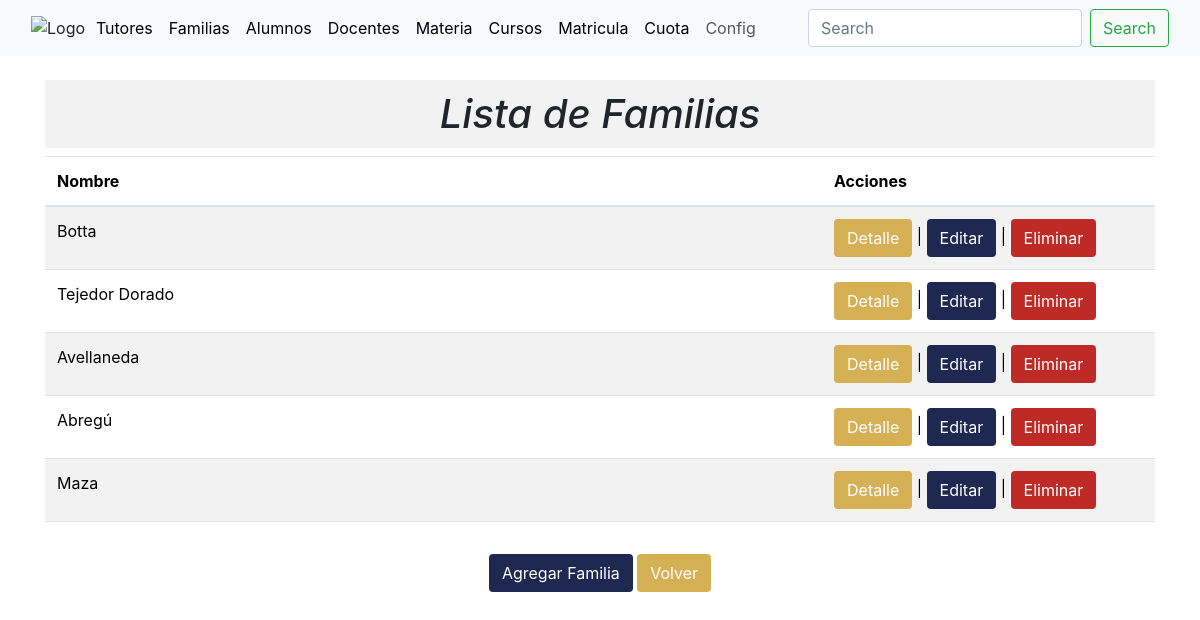
Page /familia_list (signed in) on the earlier database version.
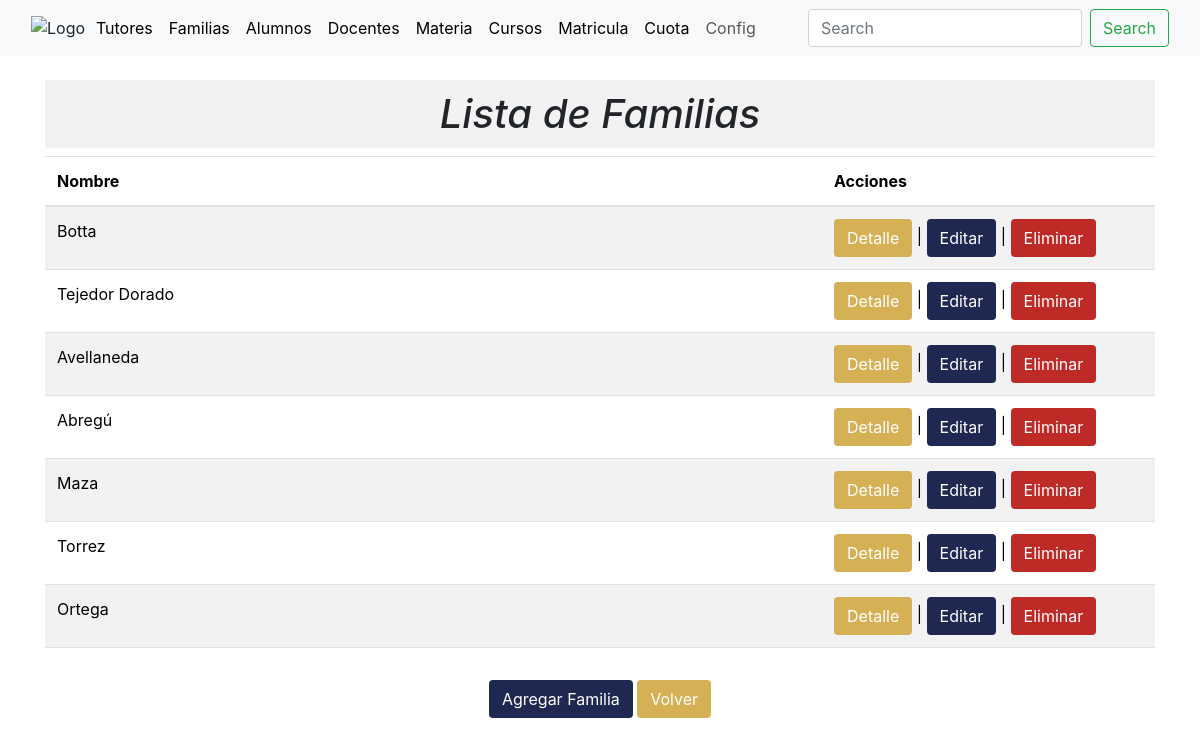
Same page on the later database version.
### academico/models.py (models this page shows, shortened)
class Familia(models.Model):
    Tutores = models.ManyToManyField(Tutores,blank=False)
    Nombre_Familia = models.CharField(max_length=255, default=None)
    class Meta:
        db_table = 'familias'
        verbose_name = 'familia'
        verbose_name_plural = 'familias'

### academico/views.py (the view)
# urls.py: path('familia_list', views.familia_list, name='familia_list'),
@login_required
def familia_list(request):
    familias = Familia.objects.all()
    tutores = Tutores.objects.all()
    form = FamiliaForm()
    context = {'familias': familias,
               'tutores': tutores,
               'form': form}
    return render(request, 'familia_list.html', context)

### academico/forms.py
class FamiliaForm(forms.ModelForm):
    class Meta:
        model = Familia
        fields = ['Nombre_Familia']
        widgets = {
            'Nombre_Familia': forms.TextInput(attrs={'class': 'form-control'}),
        }
    def __init__(self, *args, **kwargs):
        super().__init__(*args, **kwargs)
        self.fields['Nombre_Familia'].required = False

### academico/models.py (called while the page is built)
    def __str__(self):
        return '%s %s '%(self.Nombre,self.Apellido)

### academico/templates/familia_list.html (shortened to what this page needs)
{% extends "base.html" %}
{%block content%}
<main>
  <div class="container mt-4">
    <div class="row justify-content-center">
      <div class="col-md-12 text-center">
        <h1 style="font-style: italic; background-color: #f2f2f2; padding: 10px;">Lista de Familias</h1>
      </div>
    </div>
    <div class="row justify-content-center">
      <div class="col-md-12"> <div class="table-responsive">
        <table class="table table-striped table-hover">
          <thead>
            <tr>
              <th style="width: 70%;">Nombre</th>
              <th>Acciones</th>
            </tr>
          </thead>
          <tbody>
            {% for familia in familias %}
            <tr>
              <td>
                {{ familia.Nombre_Familia }}
              </td>
              <td>
                <button type="button" class="btn" style="background-color: rgb(214,176,85); color: white;"
                        data-toggle="modal" data-target="#familiaDetailsModal{{ familia.pk }}">Detalle</button> |
                <button type="button" class="btn" style="background-color: rgb(31,40,81); color: white;"
                        data-toggle="modal" data-target="#familiaEditModal{{ familia.pk }}">Editar</button> |
                <button type="button" class="btn" style="background-color: rgb(190,43,39); color: white;"
                        data-toggle="modal" data-target="#familiaDeleteModal{{ familia.pk }}">Eliminar</button>
              </td>
            </tr>
            {% endfor %}
          </tbody>
        </table>
        </div>
      </div>
    </div>
    <div class="row justify-content-center mt-3">
      <div class="col-md-8 text-center">
        <button type="button" class="btn" style="background-color: rgb(31,40,81); color: white;" onclick="location.href='{% url 'familia_create' %}'">Agregar Familia</button>
        <button type="button" class="btn" style="background-color: rgb(214,176,85); color: white;" onclick="location.href='{% url 'index' %}'">Volver</button>
      </div>
    </div>
  </div>
</main>
{%endblock%}

Differences in the rows shown:
added Familia: Nombre_Familia "Torrez"
added Familia: Nombre_Familia "Ortega"
